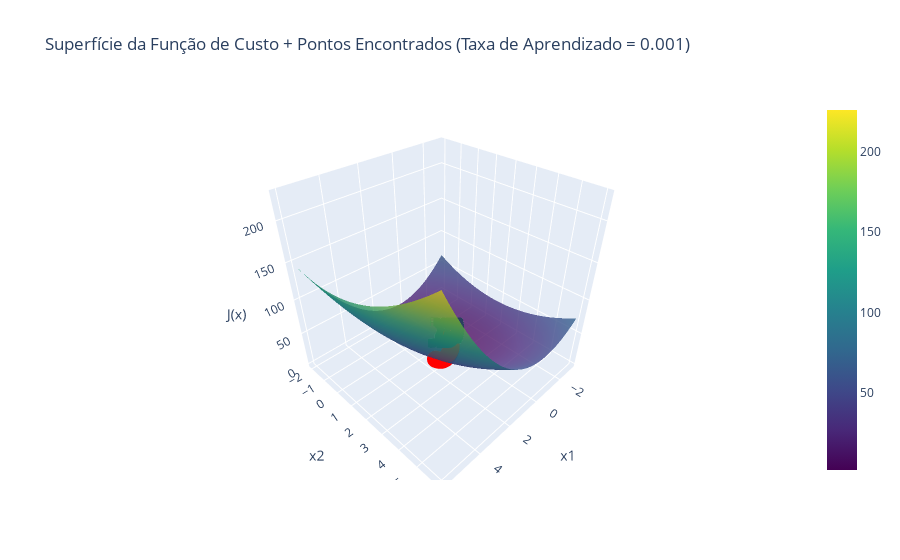

Notebook code for this chart:
### Code cell
x_values, costs = dict_of_results[learning_rates[2]]

plot_function(cost_fn, x_values,costs, title=f"Superfície da Função de Custo + Pontos Encontrados (Taxa de Aprendizado = {learning_rates[2]})")

### Figure 1 — Plotly figure (JSON) as saved in the notebook; plotly's stock layout.template omitted (floating-point values rounded to 4 significant figures; data arrays with more than 128 entries replaced by an {"elided": "..."} marker saying what was removed)
{"data": [{"colorscale": [[0, "#440154"], [0.1111, "#482878"], [0.2222, "#3e4989"], [0.3333, "#31688e"], [0.4444, "#26828e"], [0.5556, "#1f9e89"], [0.6667, "#35b779"], [0.7778, "#6ece58"], [0.8889, "#b5de2b"], [1, "#fde725"]], "opacity": 0.8, "type": "surface", "x": {"elided": "100x100 float values"}, "y": {"elided": "100x100 float values"}, "z": {"elided": "100x100 float values"}}, {"marker": {"color": "red", "size": 6, "symbol": "circle"}, "mode": "markers+text", "text": {"elided": "1001 str values"}, "textposition": "top center", "type": "scatter3d", "x": {"elided": "1001 float values"}, "y": {"elided": "1001 float values"}, "z": {"elided": "1001 float values"}}], "layout": {"autosize": true, "scene": {"xaxis": {"title": {"text": "x1"}}, "yaxis": {"title": {"text": "x2"}}, "zaxis": {"title": {"text": "J(x)"}}}, "title": {"text": "Superfície da Função de Custo + Pontos Encontrados (Taxa de Aprendizado = 0.001)"}}}
